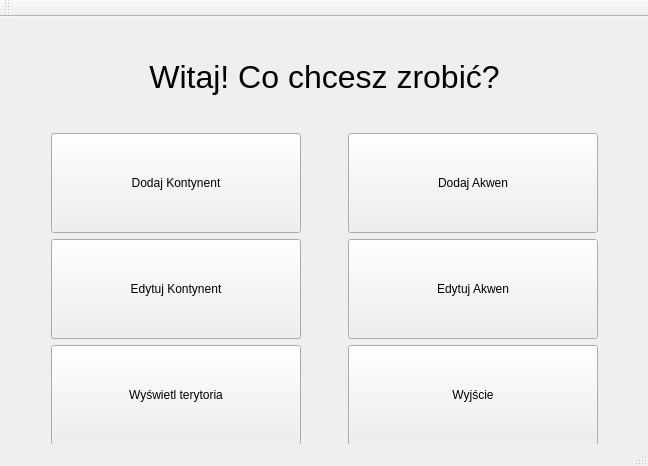
<?xml version="1.0" encoding="UTF-8"?>
<ui version="4.0">
 <class>Land</class>
 <widget class="QMainWindow" name="Land">
  <property name="geometry">
   <rect>
    <x>0</x>
    <y>0</y>
    <width>648</width>
    <height>466</height>
   </rect>
  </property>
  <property name="minimumSize">
   <size>
    <width>648</width>
    <height>466</height>
   </size>
  </property>
  <property name="maximumSize">
   <size>
    <width>648</width>
    <height>466</height>
   </size>
  </property>
  <property name="windowTitle">
   <string>Land</string>
  </property>
  <widget class="QWidget" name="centralWidget">
   <widget class="QWidget" name="gridLayoutWidget">
    <property name="geometry">
     <rect>
      <x>0</x>
      <y>0</y>
      <width>649</width>
      <height>438</height>
     </rect>
    </property>
    <layout class="QGridLayout" name="gridLayout">
     <property name="leftMargin">
      <number>10</number>
     </property>
     <property name="topMargin">
      <number>10</number>
     </property>
     <property name="rightMargin">
      <number>10</number>
     </property>
     <property name="bottomMargin">
      <number>10</number>
     </property>
     <item row="3" column="1">
      <widget class="QPushButton" name="exitButton">
       <property name="minimumSize">
        <size>
         <width>250</width>
         <height>100</height>
        </size>
       </property>
       <property name="maximumSize">
        <size>
         <width>250</width>
         <height>100</height>
        </size>
       </property>
       <property name="text">
        <string>Wyjście</string>
       </property>
      </widget>
     </item>
     <item row="2" column="1">
      <widget class="QPushButton" name="pushButton_4">
       <property name="minimumSize">
        <size>
         <width>250</width>
         <height>100</height>
        </size>
       </property>
       <property name="maximumSize">
        <size>
         <width>250</width>
         <height>100</height>
        </size>
       </property>
       <property name="text">
        <string>Edytuj Akwen</string>
       </property>
      </widget>
     </item>
     <item row="1" column="1">
      <widget class="QPushButton" name="addMarineButton">
       <property name="minimumSize">
        <size>
         <width>250</width>
         <height>100</height>
        </size>
       </property>
       <property name="maximumSize">
        <size>
         <width>250</width>
         <height>100</height>
        </size>
       </property>
       <property name="text">
        <string>Dodaj Akwen</string>
       </property>
      </widget>
     </item>
     <item row="1" column="0">
      <widget class="QPushButton" name="addContinentButton">
       <property name="minimumSize">
        <size>
         <width>250</width>
         <height>100</height>
        </size>
       </property>
       <property name="maximumSize">
        <size>
         <width>250</width>
         <height>100</height>
        </size>
       </property>
       <property name="text">
        <string>Dodaj Kontynent</string>
       </property>
      </widget>
     </item>
     <item row="2" column="0">
      <widget class="QPushButton" name="EditContinentButton">
       <property name="minimumSize">
        <size>
         <width>250</width>
         <height>100</height>
        </size>
       </property>
       <property name="maximumSize">
        <size>
         <width>250</width>
         <height>100</height>
        </size>
       </property>
       <property name="text">
        <string>Edytuj Kontynent</string>
       </property>
      </widget>
     </item>
     <item row="3" column="0">
      <widget class="QPushButton" name="showButton">
       <property name="minimumSize">
        <size>
         <width>250</width>
         <height>100</height>
        </size>
       </property>
       <property name="maximumSize">
        <size>
         <width>250</width>
         <height>100</height>
        </size>
       </property>
       <property name="text">
        <string>Wyświetl terytoria</string>
       </property>
      </widget>
     </item>
     <item row="0" column="0" colspan="2">
      <widget class="QLabel" name="label">
       <property name="font">
        <font>
         <pointsize>24</pointsize>
        </font>
       </property>
       <property name="text">
        <string>Witaj! Co chcesz zrobić?</string>
       </property>
       <property name="alignment">
        <set>Qt::AlignCenter</set>
       </property>
      </widget>
     </item>
    </layout>
   </widget>
  </widget>
  <widget class="QMenuBar" name="menuBar">
   <property name="geometry">
    <rect>
     <x>0</x>
     <y>0</y>
     <width>648</width>
     <height>21</height>
    </rect>
   </property>
  </widget>
  <widget class="QToolBar" name="mainToolBar">
   <attribute name="toolBarArea">
    <enum>TopToolBarArea</enum>
   </attribute>
   <attribute name="toolBarBreak">
    <bool>false</bool>
   </attribute>
  </widget>
  <widget class="QStatusBar" name="statusBar"/>
 </widget>
 <layoutdefault spacing="6" margin="11"/>
 <resources/>
 <connections/>
</ui>
